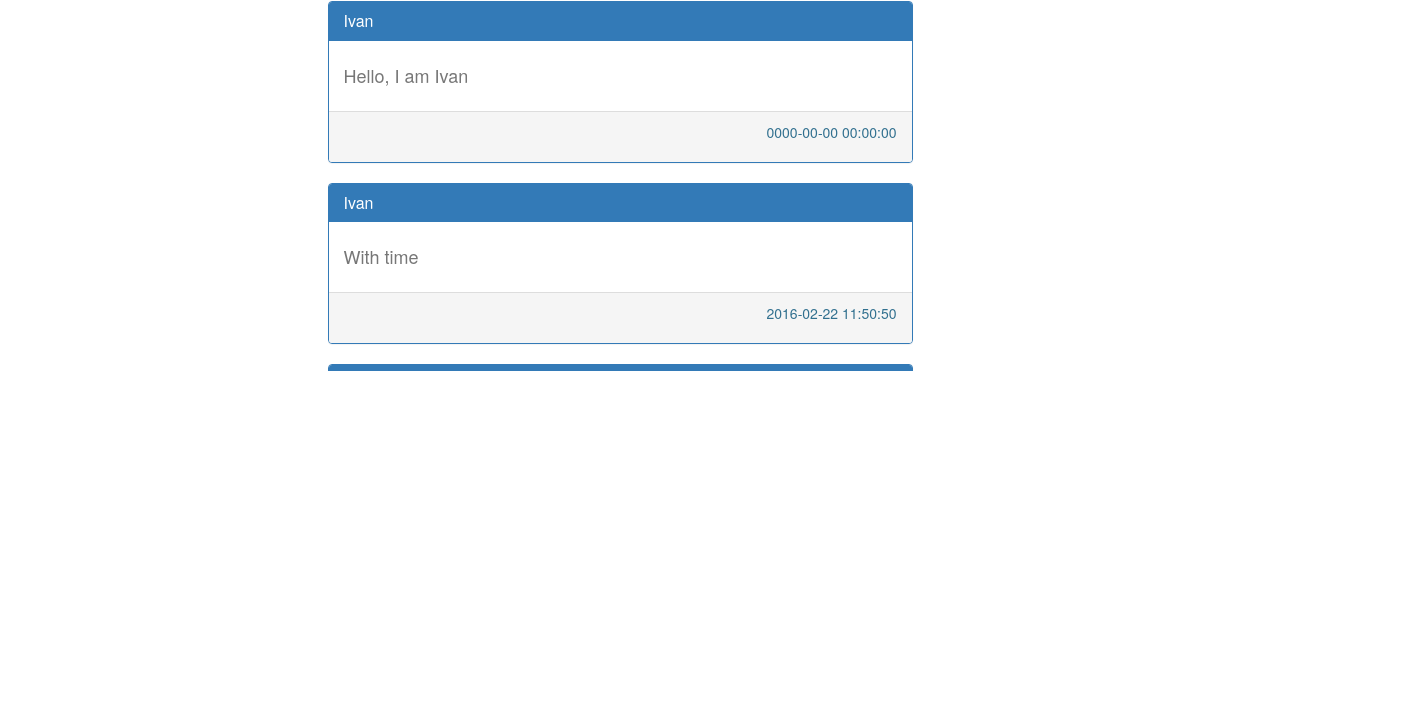
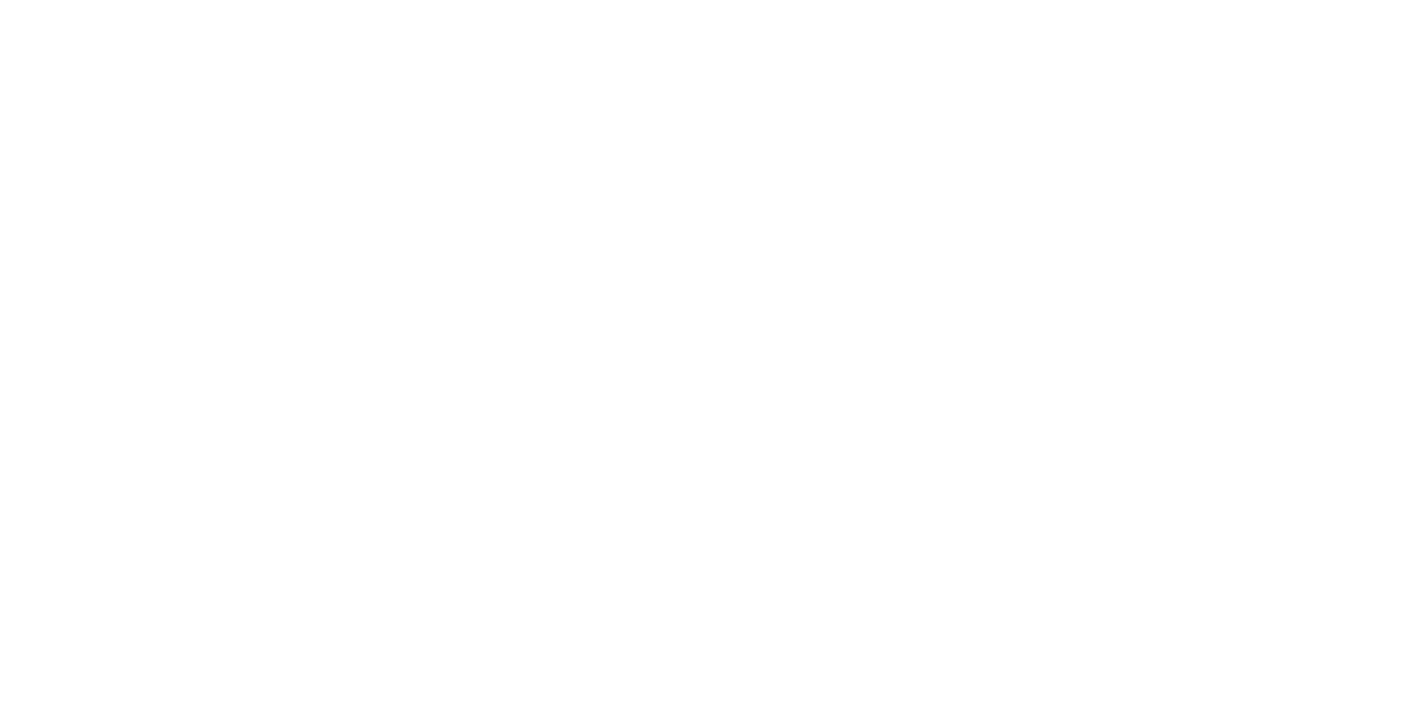
The app's page /feedback_list (signed in, lower part), older data (2 pictures, top to bottom).
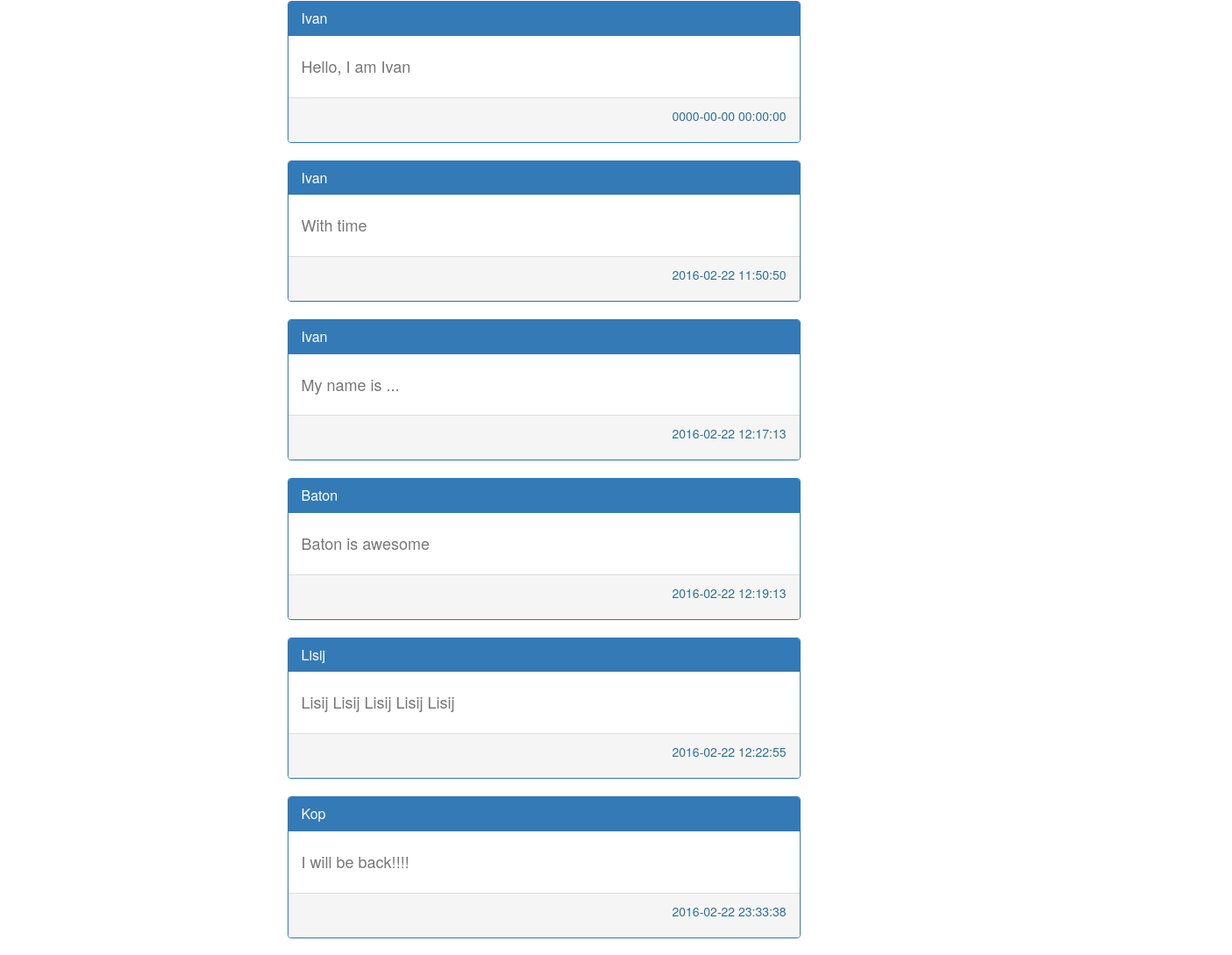
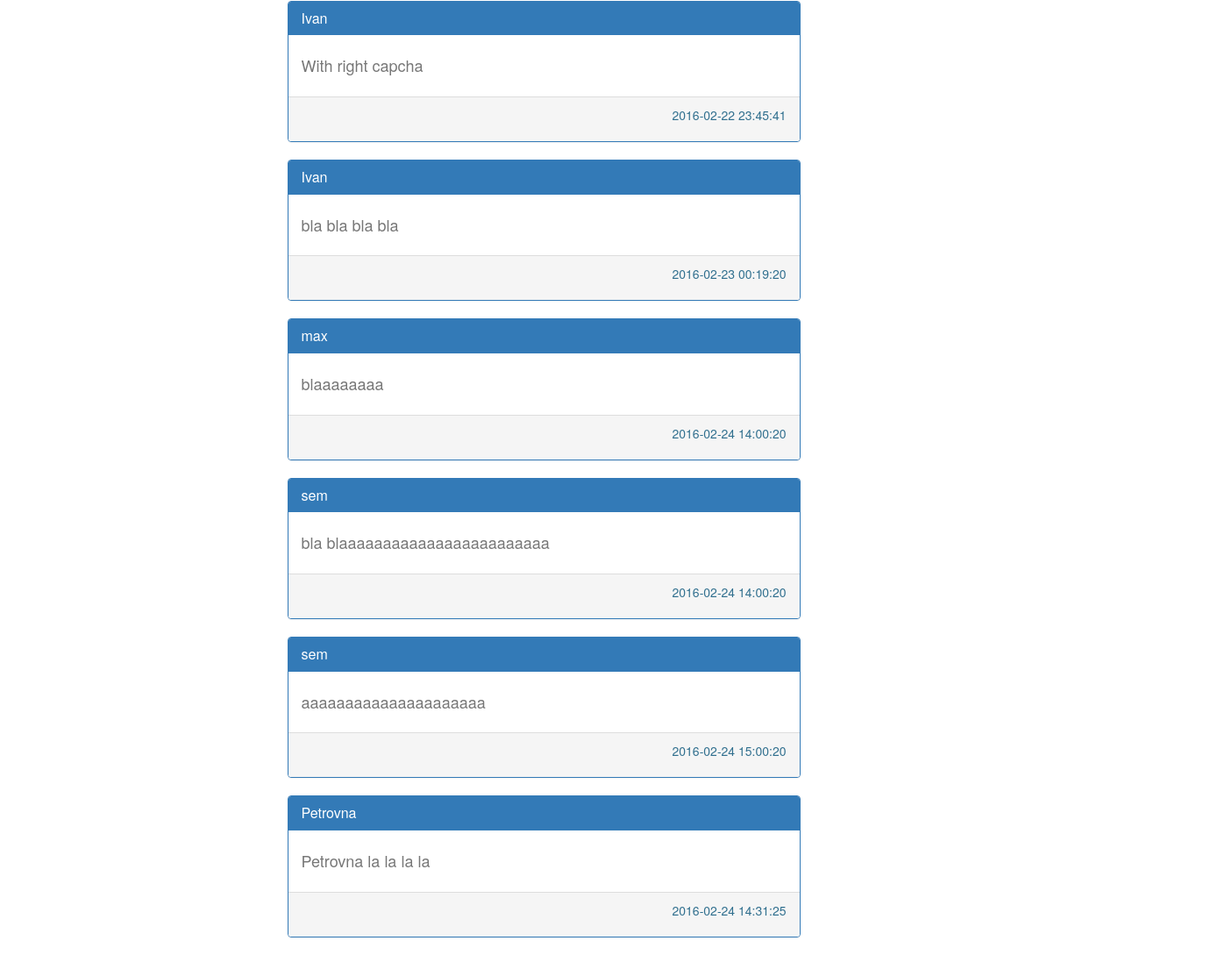
The same page, newer data (2 pictures, top to bottom).
### tables this page shows
CREATE TABLE `feedback` (
  `id` int(11) NOT NULL AUTO_INCREMENT,
  `user_id` int(11) DEFAULT NULL,
  `guest_id` int(11) DEFAULT NULL,
  `message` text,
  `time` datetime NOT NULL,
  PRIMARY KEY (`id`),
  KEY `fk_user_id_idx` (`user_id`),
  KEY `fk_guest_id_idx` (`guest_id`),
  CONSTRAINT `fk_guest_id` FOREIGN KEY (`guest_id`) REFERENCES `guest_users` (`id`) ON DELETE NO ACTION ON UPDATE NO ACTION,
  CONSTRAINT `fk_user_id` FOREIGN KEY (`user_id`) REFERENCES `users` (`id`) ON UPDATE CASCADE
);

CREATE TABLE `users` (
  `id` int(11) NOT NULL AUTO_INCREMENT,
  `name` varchar(45) NOT NULL,
  `surename` varchar(45) NOT NULL,
  `password` varchar(100) NOT NULL,
  `email` varchar(45) NOT NULL,
  `sex` enum('male','female') DEFAULT NULL,
  `birthday` date DEFAULT NULL,
  PRIMARY KEY (`id`),
  UNIQUE KEY `email_UNIQUE` (`email`)
);

CREATE TABLE `guest_users` (
  `id` int(11) NOT NULL AUTO_INCREMENT,
  `name` varchar(45) NOT NULL,
  `email` varchar(45) NOT NULL,
  PRIMARY KEY (`id`),
  UNIQUE KEY `name_UNIQUE` (`name`),
  UNIQUE KEY `email_UNIQUE` (`email`)
);

### application/core/view.php (called while the page is built)
<?php
class View
{
	function generate($content_view, $template_view, $data = null)
	{
		include 'application/views/'.$template_view;
	}
}

### application/controllers/controller_feedback_list.php (called while the page is built, shortened)
<?php
class Controller_feedback_list extends Controller
{
    function __construct()
    {
        $this->view = new View();
        $this->model = new Model_Feedback_List();
    }
    function action_index()
    {
        $data = $this->model->getFeedback();
        $this->view->generate('feedback_list_view.php', 'template_view.php', $data);
    }
}

### index.php (called while the page is built, shortened)
<?php
Route::start();

### application/models/model_feedback_List.php (called while the page is built, shortened)
<?php
class Model_Feedback_List extends Model
{
    function getFeedback() {
        $set = array();
        $i = 0;
        global $connection;
        $this->dbConnection = $connection;
        $this->dbConnection->query('SET NAMES utf8');
        $statement = $this->dbConnection->query('SELECT users.name, feedback.message, feedback.time from users, feedback WHERE users.id = feedback.user_id');
        $statement->setFetchMode(PDO::FETCH_ASSOC);
        while ($row = $statement->fetch())
        {
            $set[$i++] = $row;
        }
        $statement = $this->dbConnection->query('select guest_users.name, feedback.message, feedback.time from guest_users, feedback where guest_users.id = feedback.guest_id');
        $statement->setFetchMode(PDO::FETCH_ASSOC);
        while ($row = $statement->fetch())
        {
            $set[$i++] = $row;
        }
        return $set;
    }
}

### application/views/feedback_list_view.php (the view, shortened to what this page needs)
<?php
if (isset($_SESSION['user_login'])) {
    ?>
    <?php
    foreach ($data as $elements) {
        ?>
        <div class="container">
            <div class="row">
                <div class="col-xs-12 col-sm-8 col-md-6">
                    <div class="row">
                        <div class="panel panel-primary">
                            <div class="panel-heading">
                                <h3 class="panel-title">
                                    <?= $elements['name'] ?>
                                </h3>
                            </div>
                            <div class="panel-body">
                                <h4><p class="text-muted"><?= $elements['message'] ?></p></h4>
                            </div>
                            <div class="panel-footer">
                                <p class="text-right text-info"><?= $elements['time'] ?></p>
                            </div>
                        </div>
                    </div>
                </div>
            </div>
        </div>
        <?php
    }
} ?>

Row changes from the older to the newer data that the page shows:
now on this page (row unchanged): feedback: user.name "Ivan", message "My name is ...", time "2016-02-22 12:17:13"
now on this page (row unchanged): feedback: user.name "Baton", message "Baton is awesome", time "2016-02-22 12:19:13"
now on this page (row unchanged): feedback: user.name "Lisij", message "Lisij Lisij Lisij Lisij Lisij", time "2016-02-22 12:22:55"
now on this page (row unchanged): feedback: user.name "Kop", message "I will be back!!!!", time "2016-02-22 23:33:38"
now on this page (row unchanged): feedback: user.name "Ivan", message "With right capcha", time "2016-02-22 23:45:41"
now on this page (row unchanged): feedback: user.name "Ivan", message "bla bla bla bla", time "2016-02-23 00:19:20"
added feedback: guest.name "max", message "blaaaaaaaa", time "2016-02-24 14:00:20"
added feedback: guest.name "sem", message "bla blaaaaaaaaaaaaaaaaaaaaaaaa", time "2016-02-24 14:00:20"
added feedback: guest.name "sem", message "aaaaaaaaaaaaaaaaaaaaa", time "2016-02-24 15:00:20"
added feedback: guest.name "Petrovna", message "Petrovna la la la la", time "2016-02-24 14:31:25"
